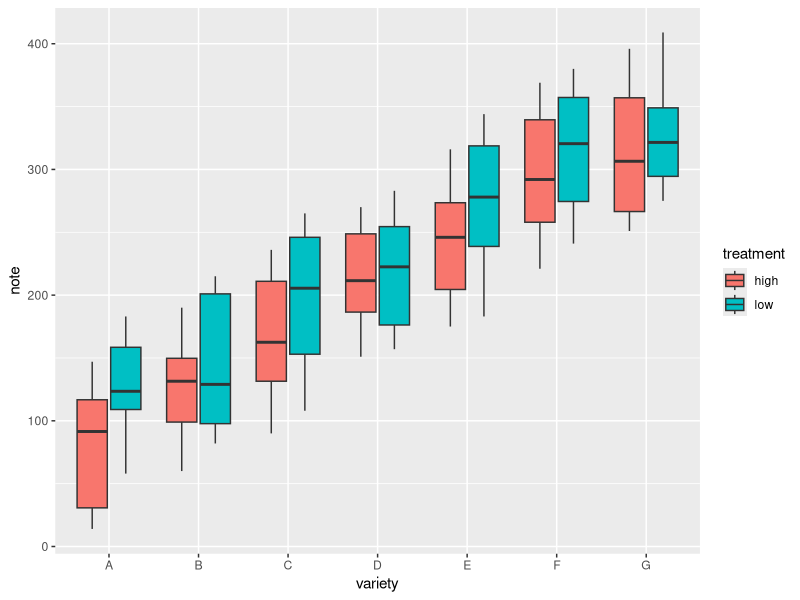

Reproduce this figure in R.
# library
library(ggplot2)

# create a data frame
variety = rep(LETTERS[1:7], each=40)
treatment = rep(c("high","low"),each = 20)
note = seq(1:280) + sample(1:150, 280, replace = T)
data = data.frame(variety, treatment ,  note)


# grouped boxplot
ggplot(data, aes(x = variety, y = note, fill = treatment)) + 
       geom_boxplot()


# source : https://www.r-graph-gallery.com/265-grouped-boxplot-with-ggplot2/